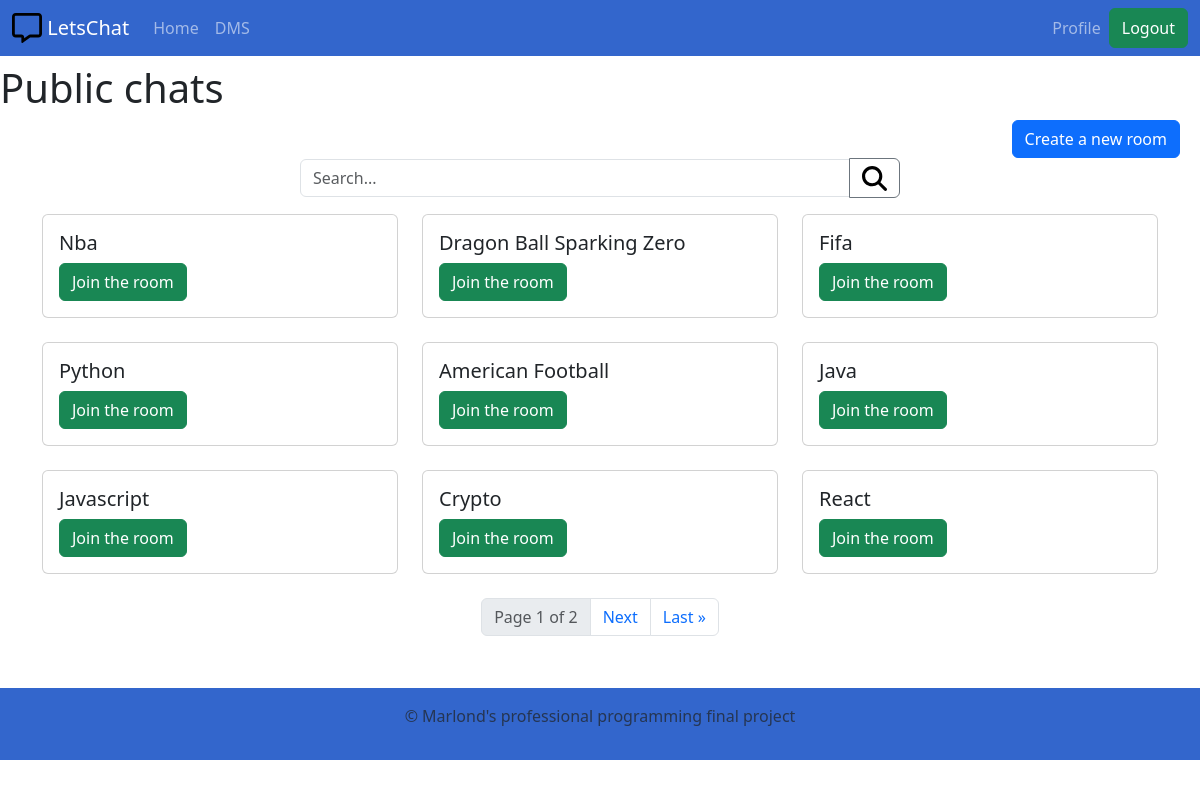
The app's page / (signed in) with its own data.
### chat/models.py (models this page shows, shortened)
class PublicChatRoom(models.Model):
    name = models.CharField(max_length=100,unique=True)
    public = models.BooleanField(default=False)
    slug = models.SlugField(unique=True)

### chat/views.py (the view)
# urls.py: 2. Add a URL to urlpatterns:  path('', views.home, name='home')
@login_required(login_url='/login/')
def home(request):
    context = {}
    room_name = ''
    if request.GET:
            room_name = request.GET.get('room_name','')
            context['room_name'] = room_name
    if room_name == '' :
        query = PublicChatRoom.objects.all()
    else :
        query =  PublicChatRoom.objects.filter(name__contains=room_name)
    page = request.GET.get('page', 1)
    paginator = Paginator(query, ROOMS_PER_PAGE)
    try:
        rooms = paginator.page(page)
    except PageNotAnInteger:
        rooms = paginator.page(ROOMS_PER_PAGE)
    except EmptyPage:
        rooms = paginator.page(paginator.num_pages)
    context['rooms'] = rooms
    return render(request,'home.html', context)

### chat/templates/home.html (shortened to what this page needs)
<!DOCTYPE html>
{% extends 'layout.html' %}
{% block content %}
    <h1 class="align-text-top">Public chats</h1>
    <div class="create-room">
      <a href="{% url 'create_room' %}" class="btn btn-primary">Create a new  room</a>
    </div>
    <form method="get">
      <div class="input-group mb-3" id="search">
        <input type="search" class="form-control" name="room_name" placeholder="Search..." aria-describedby="btn-send" value="{{room_name}}">
        <button class="btn btn-outline-secondary" type="submit" id="btn-send">
        </button>
      </div>
    </form>
    <div class="container">
      <div class="row row-cols-1 row-cols-md-3 g-4">
         {% for room in rooms%}
              {% if room.public == True %}
              <div class="col">
                <div class="card">
                  <div class="card-body">
                    <h5 class="card-title">{{room.name}}</h5>
                    <a href="{% url 'room' room.slug %}" class="btn btn-success">Join the room</a>
                  </div>
                </div>
              </div>
              {% endif %}
         {% endfor %}
    </div>
  </div>
</div>
<br>
<nav aria-label="Rooms navigation" >
  <ul class="pagination justify-content-center">
  <li class="page-item">
    <a class="page-link disabled">Page {{rooms.number}} of {{rooms.paginator.num_pages}}</a>
  </li>
  {% if rooms.has_next %}
      <li class="page-item">
          <a class="page-link" href="?{% if room_name %}room_name={{room_name}}&{% endif %}page={{rooms.next_page_number}}">Next</a>
      </li>
      <li class="page-item">
          <a class="page-link" href="?{% if room_name %}room_name={{room_name}}&{% endif %}page={{rooms.paginator.num_pages}}" aria-label="Next">
            <span aria-hidden="true">Last &raquo;</span>
          </a>
      </li>
  {% endif %}
{% endblock %}

### static/css/chat_style.css (style rules this page uses)
.create-room { align-items: right; text-align: right; margin-right: 20px; }
#search { text-align: center; align-items: center; position: relative; width: 50%; margin: 0 auto; }

### records on screen
PublicChatRoom: name "Nba"
PublicChatRoom: name "Dragon Ball Sparking Zero"
PublicChatRoom: name "Fifa"
PublicChatRoom: name "Python"
PublicChatRoom: name "American Football"
PublicChatRoom: name "Java"
PublicChatRoom: name "Javascript"
PublicChatRoom: name "Crypto"
PublicChatRoom: name "React"

### other values on screen
{{ rooms.number }} "1"
{{ rooms.paginator.num_pages }} "2"
